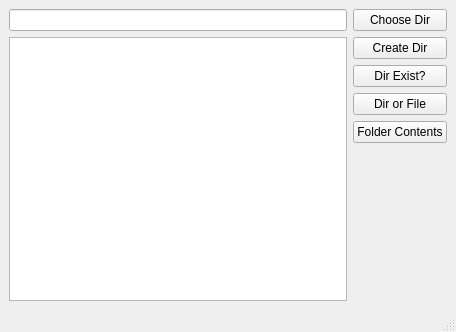
<?xml version="1.0" encoding="UTF-8"?>
<ui version="4.0">
 <class>MainWindow</class>
 <widget class="QMainWindow" name="MainWindow">
  <property name="geometry">
   <rect>
    <x>0</x>
    <y>0</y>
    <width>456</width>
    <height>332</height>
   </rect>
  </property>
  <property name="windowTitle">
   <string>MainWindow</string>
  </property>
  <widget class="QWidget" name="centralwidget">
   <layout class="QHBoxLayout" name="horizontalLayout">
    <item>
     <layout class="QVBoxLayout" name="verticalLayout">
      <item>
       <widget class="QLineEdit" name="lineEdit"/>
      </item>
      <item>
       <widget class="QListWidget" name="listWidget"/>
      </item>
     </layout>
    </item>
    <item>
     <layout class="QVBoxLayout" name="verticalLayout_2">
      <item>
       <widget class="QPushButton" name="chooseDirButton">
        <property name="text">
         <string>Choose Dir</string>
        </property>
       </widget>
      </item>
      <item>
       <widget class="QPushButton" name="createDirButton">
        <property name="text">
         <string>Create Dir</string>
        </property>
       </widget>
      </item>
      <item>
       <widget class="QPushButton" name="dirExistsButton">
        <property name="text">
         <string>Dir Exist?</string>
        </property>
       </widget>
      </item>
      <item>
       <widget class="QPushButton" name="dirOrfileButton">
        <property name="text">
         <string>Dir or File</string>
        </property>
       </widget>
      </item>
      <item>
       <widget class="QPushButton" name="folderContentsButton">
        <property name="text">
         <string>Folder Contents</string>
        </property>
       </widget>
      </item>
      <item>
       <spacer name="verticalSpacer">
        <property name="orientation">
         <enum>Qt::Vertical</enum>
        </property>
        <property name="sizeHint" stdset="0">
         <size>
          <width>20</width>
          <height>58</height>
         </size>
        </property>
       </spacer>
      </item>
     </layout>
    </item>
   </layout>
  </widget>
  <widget class="QMenuBar" name="menubar">
   <property name="geometry">
    <rect>
     <x>0</x>
     <y>0</y>
     <width>456</width>
     <height>21</height>
    </rect>
   </property>
  </widget>
  <widget class="QStatusBar" name="statusbar"/>
 </widget>
 <resources/>
 <connections/>
</ui>
